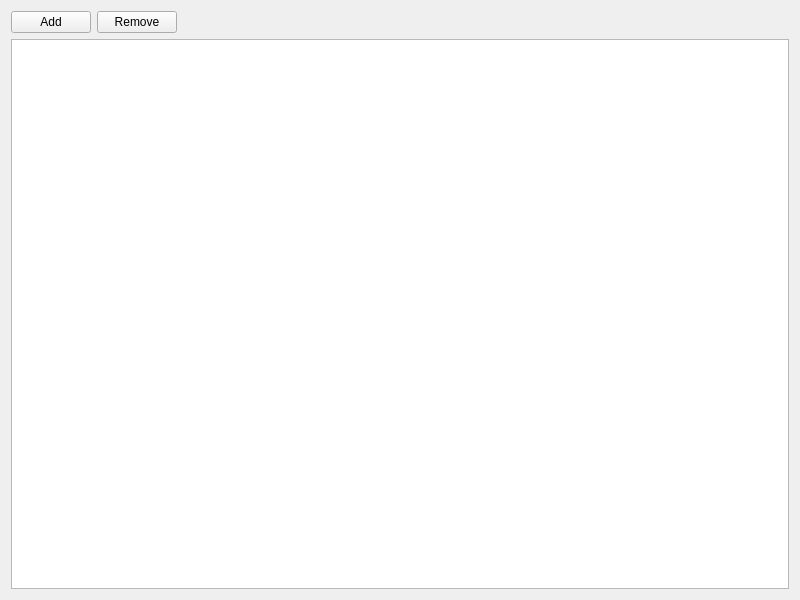
<?xml version="1.0" encoding="UTF-8"?>
<ui version="4.0">
 <class>PaneSettingsSaleAccounts</class>
 <widget class="QWidget" name="PaneSettingsSaleAccounts">
  <property name="geometry">
   <rect>
    <x>0</x>
    <y>0</y>
    <width>800</width>
    <height>600</height>
   </rect>
  </property>
  <property name="windowTitle">
   <string>Form</string>
  </property>
  <layout class="QVBoxLayout" name="verticalLayout">
   <item>
    <layout class="QHBoxLayout" name="horizontalLayout">
     <item>
      <widget class="QPushButton" name="buttonAdd">
       <property name="text">
        <string>Add</string>
       </property>
      </widget>
     </item>
     <item>
      <widget class="QPushButton" name="buttonRemove">
       <property name="text">
        <string>Remove</string>
       </property>
      </widget>
     </item>
     <item>
      <spacer name="horizontalSpacer">
       <property name="orientation">
        <enum>Qt::Horizontal</enum>
       </property>
       <property name="sizeHint" stdset="0">
        <size>
         <width>40</width>
         <height>20</height>
        </size>
       </property>
      </spacer>
     </item>
    </layout>
   </item>
   <item>
    <widget class="QTableView" name="tableAccounts">
     <property name="alternatingRowColors">
      <bool>true</bool>
     </property>
     <property name="selectionBehavior">
      <enum>QAbstractItemView::SelectRows</enum>
     </property>
    </widget>
   </item>
  </layout>
 </widget>
 <resources/>
 <connections/>
</ui>
